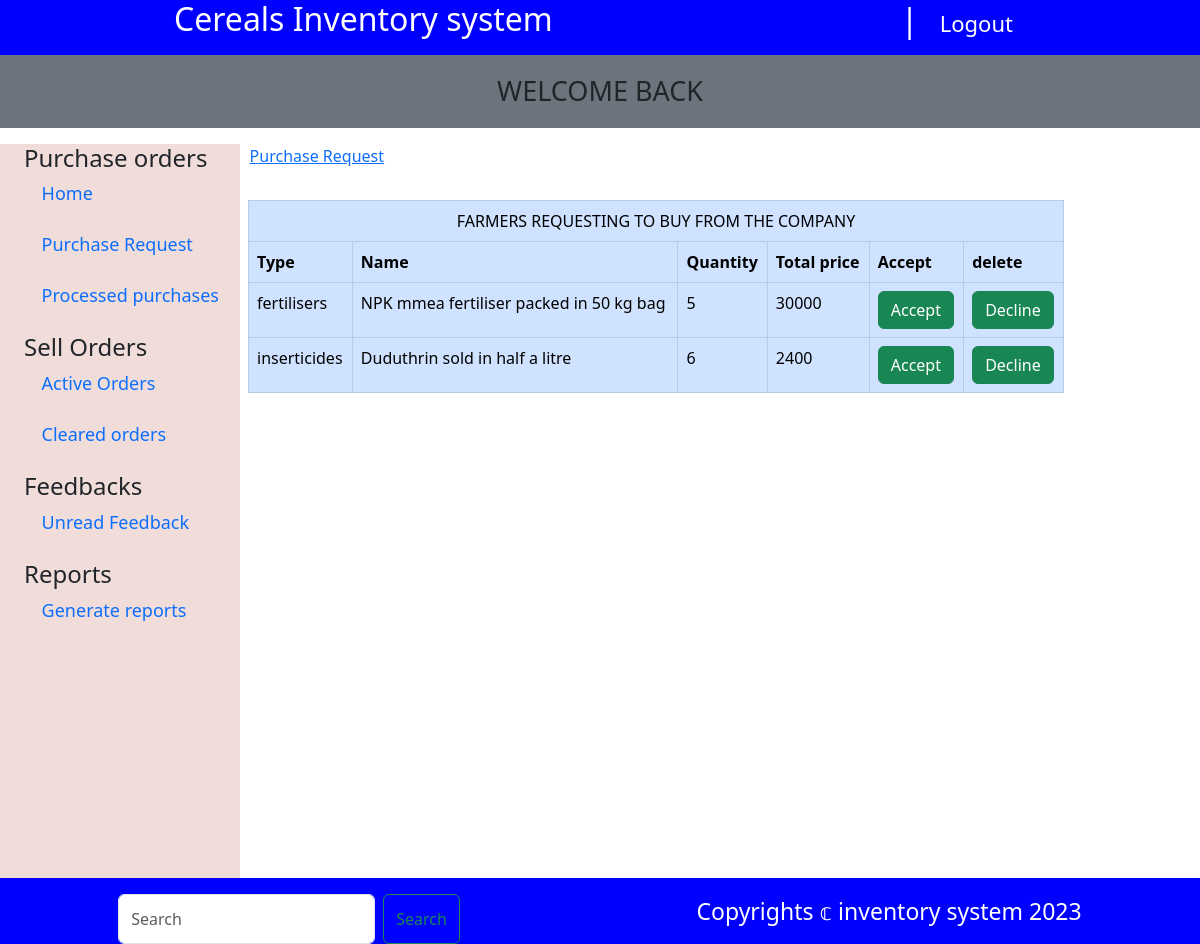
Screenshot of /Admin/purchase.php (signed in) with the database file from the repository.
### tables this page shows
CREATE TABLE `purchase` (
  `id` int(10) NOT NULL,
  `type` varchar(255) NOT NULL,
  `name` varchar(255) NOT NULL,
  `quantity` int(10) NOT NULL,
  `price` int(10) NOT NULL,
  `totalprice` int(10) NOT NULL,
  `user_id` int(10) NOT NULL,
  `status` int(1) NOT NULL DEFAULT 0
);

### Admin/purchase.php (the view, shortened to what this page needs)
<?php
include '../connection.php';
?>
<!doctype html>
<html lang="en">
<head>
    <link rel="stylesheet" href="../CSS/style.css">
</head>
<body>
<div style="background: blue;" class="header d-flex justify-content-around align-content-center">
    <h2 class="text-white">Cereals Inventory system </h2>
    <h2 class="text-white"><?php if(isset($_SESSION['username'])){
        }?>| <a  style="font-size:22px;" href="logout.php" class="btn text-white">Logout</a></h2>
</div>
<?php
if(isset($_SESSION['status'])){
    ?>
            <p style="font-size: 27px;" class="text-center p-3 bg-secondary text-uppercase"><?php echo $_SESSION['status'] ?></p>
    <?php
}
?>
<div class="mainbody d-flex">
    <div class="sidebar">
        <div class="form-group ms-4">
            <h4>Purchase orders</h4>
            <div class="link">
                <span class="">   <a href="index.php">Home</a></span><br><br>
                <span class="">   <a href="purchase.php">Purchase Request</a></span><br><br>
                <span class="my-5">   <a href="purchaseorders.php">Processed purchases</a></span><br><br>
            </div>
        </div>
        <div class="form-group ms-4">
            <h4>Sell Orders</h4>
            <div class="link">
                <span class="">   <a href="sale.php" >Active Orders</a></span><br><br>
                <span class="my-5">   <a href="saleorders.php" >Cleared orders</a></span><br><br>
            </div>
        </div>
        <div class="form-group ms-4">
            <h4>Feedbacks</h4>
            <div class="link">
                <span class="">   <a href="feedback.php">Unread Feedback</a></span><br><br>
            </div>
        </div>
        <div class="form-group ms-4">
            <h4>Reports</h4>
            <div class="link">
                <span class="">   <a href="reports.php" >Generate reports</a></span><br><br>
            </div>
        </div>
    </div>
    <div class="main_content">
        <span class="">   <a href="purchase.php">Purchase Request</a></span><br><br>
        <table class="table m-2 w-100  px-1 table-responsive-sm table-primary table-hover table-bordered">
            <thead>
            <tr><td class="text-center text-uppercase" colspan="6">Farmers requesting to buy from the company</td></tr>
            <tr>
                <th>Type</th>
                <th>Name</th>
                <th>Quantity</th>
                <th>Total price</th>
                <th colspan="">Accept</th>
                <th colspan="">delete</th>
            </tr>
            </thead>
            <tbody>
            <?php
            $ordered_food="select * from purchase where status='0'";
            $ordered_foodrun=mysqli_query($conn,$ordered_food);
            while($rows=mysqli_fetch_assoc($ordered_foodrun)){
                ?>
                <tr>
                    <td><?php echo $rows['type']?></td>
                    <td><?php echo $rows['name']?></td>
                    <td><?php echo $rows['quantity']?></td>
                    <td><?php echo $rows['totalprice']?></td>
                    <td>
                        <form action="processor.php" method="post">
                            <button type="submit" name="accept" class="btn btn-success">Accept</button>
                        </form>
                    </td>
                    <td>
                        <form action="processor.php" method="post">
                            <button type="submit" name="decline" class="btn btn-success">Decline</button>
                        </form>
                    </td>
                </tr>
                <?php
            }
            ?>
            </tbody>
        </table>
    </div>
</div>
<div style="background: blue; position: fixed;bottom: 0px; width: 100%;" class="header d-flex justify-content-around align-content-center pt-3">
    <form class="d-flex" role="search">
        <input class="form-control me-2" type="search" placeholder="Search" aria-label="Search">
        <button class="btn btn-outline-success" type="submit">Search</button>
    </form>
    <p style="color: white; font-size: 23px;">Copyrights &copf; inventory system 2023</p>
</div>
</body>
</html>

### Admin/purchase.php (style rules this page uses)
.sidebar { width:20vw;height:100vh;background:#F0DDDA; }
.main_content { width:68vw;height:100vh; }
.link a { text-decoration: none; font-size: 18px; padding: 0.5rem; }
span { padding: 0.6rem; }

### rows the page displays
purchase: type "fertilisers", name "NPK mmea fertiliser packed in 50 kg bag", quantity "5", totalprice "30000"
purchase: type "inserticides", name "Duduthrin sold in half a litre", quantity "6", totalprice "2400"

### other values shown
$_SESSION['status'] "WELCOME BACK"
